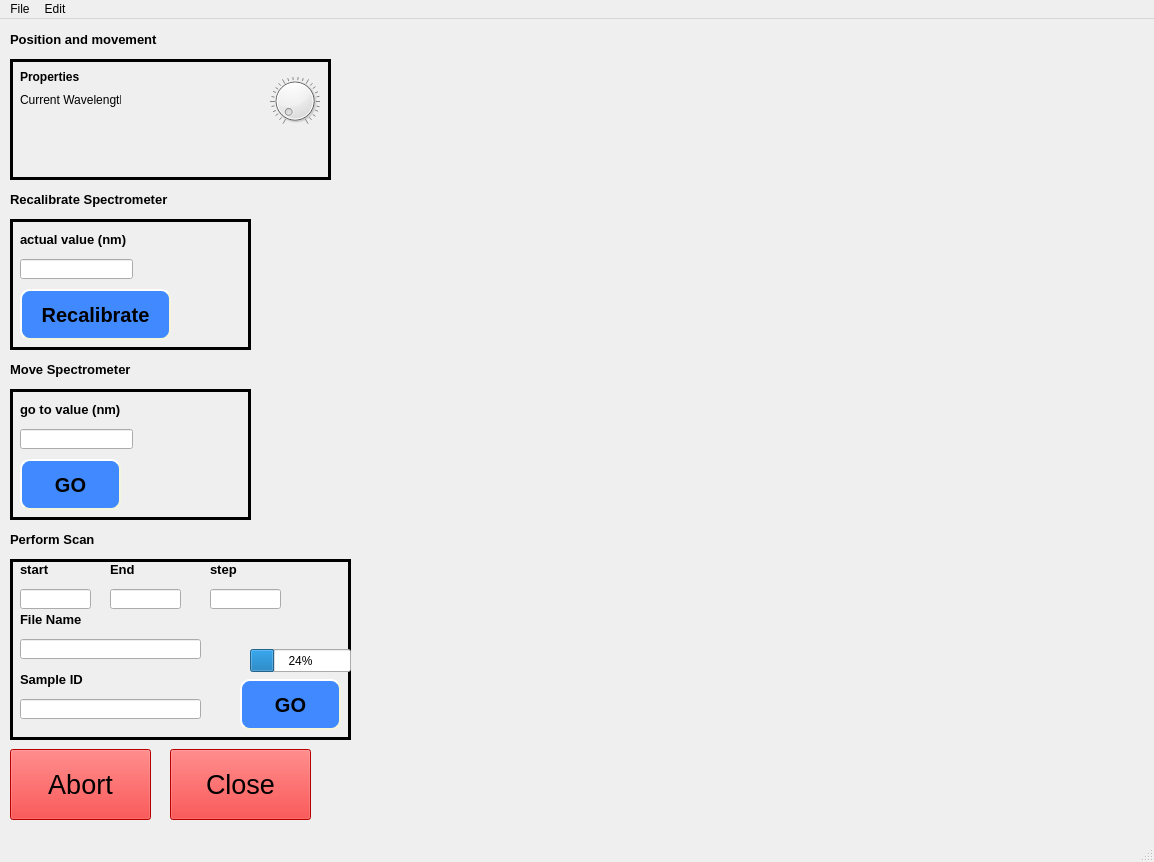
<?xml version="1.0" encoding="UTF-8"?>
<ui version="4.0">
 <class>MainWindow</class>
 <widget class="QMainWindow" name="MainWindow">
  <property name="geometry">
   <rect>
    <x>0</x>
    <y>0</y>
    <width>1154</width>
    <height>862</height>
   </rect>
  </property>
  <property name="windowTitle">
   <string>MainWindow</string>
  </property>
  <widget class="QWidget" name="centralwidget">
   <widget class="QPushButton" name="abort_button">
    <property name="geometry">
     <rect>
      <x>10</x>
      <y>730</y>
      <width>141</width>
      <height>71</height>
     </rect>
    </property>
    <property name="font">
     <font>
      <pointsize>20</pointsize>
     </font>
    </property>
    <property name="styleSheet">
     <string notr="true">QPushButton{
	background-color: rgb(255, 0, 0)
}</string>
    </property>
    <property name="text">
     <string>Abort</string>
    </property>
    <property name="autoDefault">
     <bool>false</bool>
    </property>
    <property name="default">
     <bool>false</bool>
    </property>
    <property name="flat">
     <bool>false</bool>
    </property>
   </widget>
   <widget class="QPushButton" name="close_button">
    <property name="geometry">
     <rect>
      <x>170</x>
      <y>730</y>
      <width>141</width>
      <height>71</height>
     </rect>
    </property>
    <property name="font">
     <font>
      <pointsize>20</pointsize>
     </font>
    </property>
    <property name="styleSheet">
     <string notr="true">QPushButton{
	background-color: rgb(255, 0, 0)
}</string>
    </property>
    <property name="text">
     <string>Close</string>
    </property>
    <property name="autoDefault">
     <bool>false</bool>
    </property>
    <property name="default">
     <bool>false</bool>
    </property>
    <property name="flat">
     <bool>false</bool>
    </property>
   </widget>
   <widget class="QLabel" name="property_label">
    <property name="geometry">
     <rect>
      <x>20</x>
      <y>50</y>
      <width>81</width>
      <height>16</height>
     </rect>
    </property>
    <property name="font">
     <font>
      <pointsize>9</pointsize>
      <weight>75</weight>
      <bold>true</bold>
     </font>
    </property>
    <property name="text">
     <string>Properties</string>
    </property>
   </widget>
   <widget class="QLabel" name="current_wavelength_lbl">
    <property name="geometry">
     <rect>
      <x>20</x>
      <y>70</y>
      <width>101</width>
      <height>21</height>
     </rect>
    </property>
    <property name="text">
     <string>Current Wavelength:</string>
    </property>
   </widget>
   <widget class="QFrame" name="frame1">
    <property name="geometry">
     <rect>
      <x>10</x>
      <y>40</y>
      <width>321</width>
      <height>121</height>
     </rect>
    </property>
    <property name="frameShape">
     <enum>QFrame::Box</enum>
    </property>
    <property name="frameShadow">
     <enum>QFrame::Plain</enum>
    </property>
    <property name="lineWidth">
     <number>3</number>
    </property>
    <widget class="QDial" name="dial">
     <property name="geometry">
      <rect>
       <x>260</x>
       <y>10</y>
       <width>50</width>
       <height>64</height>
      </rect>
     </property>
     <property name="singleStep">
      <number>1</number>
     </property>
     <property name="sliderPosition">
      <number>0</number>
     </property>
     <property name="orientation">
      <enum>Qt::Horizontal</enum>
     </property>
     <property name="invertedAppearance">
      <bool>false</bool>
     </property>
     <property name="wrapping">
      <bool>false</bool>
     </property>
     <property name="notchesVisible">
      <bool>true</bool>
     </property>
    </widget>
   </widget>
   <widget class="QFrame" name="frame2">
    <property name="geometry">
     <rect>
      <x>10</x>
      <y>200</y>
      <width>241</width>
      <height>131</height>
     </rect>
    </property>
    <property name="frameShape">
     <enum>QFrame::Box</enum>
    </property>
    <property name="frameShadow">
     <enum>QFrame::Plain</enum>
    </property>
    <property name="lineWidth">
     <number>3</number>
    </property>
    <widget class="QLabel" name="actual_value_lbl">
     <property name="geometry">
      <rect>
       <x>10</x>
       <y>10</y>
       <width>121</width>
       <height>21</height>
      </rect>
     </property>
     <property name="font">
      <font>
       <pointsize>10</pointsize>
       <weight>75</weight>
       <bold>true</bold>
      </font>
     </property>
     <property name="text">
      <string>actual value (nm)</string>
     </property>
    </widget>
    <widget class="QLineEdit" name="recalibrate_input">
     <property name="geometry">
      <rect>
       <x>10</x>
       <y>40</y>
       <width>113</width>
       <height>20</height>
      </rect>
     </property>
     <property name="inputMethodHints">
      <set>Qt::ImhDigitsOnly</set>
     </property>
    </widget>
    <widget class="QPushButton" name="recalibrate_button">
     <property name="geometry">
      <rect>
       <x>10</x>
       <y>70</y>
       <width>151</width>
       <height>51</height>
      </rect>
     </property>
     <property name="font">
      <font>
       <pointsize>-1</pointsize>
       <weight>75</weight>
       <italic>false</italic>
       <bold>true</bold>
      </font>
     </property>
     <property name="mouseTracking">
      <bool>false</bool>
     </property>
     <property name="styleSheet">
      <string notr="true">QPushButton{
	background-color: rgb(64, 137, 255);
    border-style: outset;
    border-width: 2px;
    border-radius: 10px;
    border-color: beige;
    font: bold 20px;
    min-width: 2em;
    padding: 6px;
	
}

QPushButton::pressed{
	background-color: rgb(11, 15, 255);
    border-style: outset;
    border-width: 2px;
    border-radius: 10px;
    border-color: beige;
    font: bold 18px;
    min-width: 5em;
    padding: 6px;
	
}</string>
     </property>
     <property name="text">
      <string>Recalibrate</string>
     </property>
     <property name="checkable">
      <bool>false</bool>
     </property>
     <property name="autoDefault">
      <bool>false</bool>
     </property>
     <property name="default">
      <bool>false</bool>
     </property>
     <property name="flat">
      <bool>false</bool>
     </property>
    </widget>
   </widget>
   <widget class="QFrame" name="frame3">
    <property name="geometry">
     <rect>
      <x>10</x>
      <y>370</y>
      <width>241</width>
      <height>131</height>
     </rect>
    </property>
    <property name="frameShape">
     <enum>QFrame::Box</enum>
    </property>
    <property name="frameShadow">
     <enum>QFrame::Plain</enum>
    </property>
    <property name="lineWidth">
     <number>3</number>
    </property>
    <widget class="QLineEdit" name="move_input">
     <property name="geometry">
      <rect>
       <x>10</x>
       <y>40</y>
       <width>113</width>
       <height>20</height>
      </rect>
     </property>
     <property name="inputMethodHints">
      <set>Qt::ImhDigitsOnly</set>
     </property>
    </widget>
    <widget class="QLabel" name="go_to_lbl">
     <property name="geometry">
      <rect>
       <x>10</x>
       <y>10</y>
       <width>111</width>
       <height>21</height>
      </rect>
     </property>
     <property name="font">
      <font>
       <pointsize>10</pointsize>
       <weight>75</weight>
       <bold>true</bold>
      </font>
     </property>
     <property name="text">
      <string>go to value (nm)</string>
     </property>
    </widget>
    <widget class="QPushButton" name="move_button">
     <property name="geometry">
      <rect>
       <x>10</x>
       <y>70</y>
       <width>101</width>
       <height>51</height>
      </rect>
     </property>
     <property name="font">
      <font>
       <pointsize>-1</pointsize>
       <weight>75</weight>
       <italic>false</italic>
       <bold>true</bold>
      </font>
     </property>
     <property name="mouseTracking">
      <bool>false</bool>
     </property>
     <property name="styleSheet">
      <string notr="true">QPushButton{
	background-color: rgb(64, 137, 255);
    border-style: outset;
    border-width: 2px;
    border-radius: 10px;
    border-color: beige;
    font: bold 20px;
    min-width: 2em;
    padding: 6px;
	
}

QPushButton::pressed{
	background-color: rgb(11, 15, 255);
    border-style: outset;
    border-width: 2px;
    border-radius: 10px;
    border-color: beige;
    font: bold 18px;
    min-width: 5em;
    padding: 6px;
	
}</string>
     </property>
     <property name="text">
      <string>GO</string>
     </property>
     <property name="checkable">
      <bool>false</bool>
     </property>
     <property name="autoDefault">
      <bool>false</bool>
     </property>
     <property name="default">
      <bool>false</bool>
     </property>
     <property name="flat">
      <bool>false</bool>
     </property>
    </widget>
   </widget>
   <widget class="QFrame" name="frame4">
    <property name="geometry">
     <rect>
      <x>10</x>
      <y>540</y>
      <width>341</width>
      <height>181</height>
     </rect>
    </property>
    <property name="frameShape">
     <enum>QFrame::Box</enum>
    </property>
    <property name="frameShadow">
     <enum>QFrame::Plain</enum>
    </property>
    <property name="lineWidth">
     <number>3</number>
    </property>
    <widget class="QLineEdit" name="scan_start_input">
     <property name="geometry">
      <rect>
       <x>10</x>
       <y>30</y>
       <width>71</width>
       <height>20</height>
      </rect>
     </property>
     <property name="inputMethodHints">
      <set>Qt::ImhDigitsOnly</set>
     </property>
    </widget>
    <widget class="QLabel" name="scan_start_lbl">
     <property name="geometry">
      <rect>
       <x>10</x>
       <y>0</y>
       <width>41</width>
       <height>21</height>
      </rect>
     </property>
     <property name="font">
      <font>
       <pointsize>10</pointsize>
       <weight>75</weight>
       <bold>true</bold>
      </font>
     </property>
     <property name="text">
      <string>start </string>
     </property>
    </widget>
    <widget class="QLabel" name="scan_end_lbl">
     <property name="geometry">
      <rect>
       <x>100</x>
       <y>0</y>
       <width>41</width>
       <height>21</height>
      </rect>
     </property>
     <property name="font">
      <font>
       <pointsize>10</pointsize>
       <weight>75</weight>
       <bold>true</bold>
      </font>
     </property>
     <property name="text">
      <string>End</string>
     </property>
    </widget>
    <widget class="QLineEdit" name="scan_end_input">
     <property name="geometry">
      <rect>
       <x>100</x>
       <y>30</y>
       <width>71</width>
       <height>20</height>
      </rect>
     </property>
     <property name="inputMethodHints">
      <set>Qt::ImhDigitsOnly</set>
     </property>
    </widget>
    <widget class="QPushButton" name="scan_button">
     <property name="geometry">
      <rect>
       <x>230</x>
       <y>120</y>
       <width>101</width>
       <height>51</height>
      </rect>
     </property>
     <property name="font">
      <font>
       <pointsize>-1</pointsize>
       <weight>75</weight>
       <italic>false</italic>
       <bold>true</bold>
      </font>
     </property>
     <property name="mouseTracking">
      <bool>false</bool>
     </property>
     <property name="styleSheet">
      <string notr="true">QPushButton{
	background-color: rgb(64, 137, 255);
    border-style: outset;
    border-width: 2px;
    border-radius: 10px;
    border-color: beige;
    font: bold 20px;
    min-width: 2em;
    padding: 6px;
	
}

QPushButton::pressed{
	background-color: rgb(11, 15, 255);
    border-style: outset;
    border-width: 2px;
    border-radius: 10px;
    border-color: beige;
    font: bold 18px;
    min-width: 5em;
    padding: 6px;
	
}</string>
     </property>
     <property name="text">
      <string>GO</string>
     </property>
     <property name="checkable">
      <bool>false</bool>
     </property>
     <property name="autoDefault">
      <bool>false</bool>
     </property>
     <property name="default">
      <bool>false</bool>
     </property>
     <property name="flat">
      <bool>false</bool>
     </property>
    </widget>
    <widget class="QProgressBar" name="progressBar_scan">
     <property name="geometry">
      <rect>
       <x>240</x>
       <y>90</y>
       <width>101</width>
       <height>23</height>
      </rect>
     </property>
     <property name="value">
      <number>24</number>
     </property>
    </widget>
    <widget class="QLabel" name="scan_step_lbl">
     <property name="geometry">
      <rect>
       <x>200</x>
       <y>0</y>
       <width>51</width>
       <height>21</height>
      </rect>
     </property>
     <property name="font">
      <font>
       <pointsize>10</pointsize>
       <weight>75</weight>
       <bold>true</bold>
      </font>
     </property>
     <property name="text">
      <string>step</string>
     </property>
    </widget>
    <widget class="QLineEdit" name="scan_step_input">
     <property name="geometry">
      <rect>
       <x>200</x>
       <y>30</y>
       <width>71</width>
       <height>20</height>
      </rect>
     </property>
     <property name="inputMethodHints">
      <set>Qt::ImhDigitsOnly</set>
     </property>
    </widget>
    <widget class="QLabel" name="file_name_lbl">
     <property name="geometry">
      <rect>
       <x>10</x>
       <y>50</y>
       <width>101</width>
       <height>21</height>
      </rect>
     </property>
     <property name="font">
      <font>
       <pointsize>10</pointsize>
       <weight>75</weight>
       <bold>true</bold>
      </font>
     </property>
     <property name="text">
      <string>File Name</string>
     </property>
    </widget>
    <widget class="QLineEdit" name="file_name_input">
     <property name="geometry">
      <rect>
       <x>10</x>
       <y>80</y>
       <width>181</width>
       <height>20</height>
      </rect>
     </property>
    </widget>
    <widget class="QLabel" name="sample_id_lbl">
     <property name="geometry">
      <rect>
       <x>10</x>
       <y>110</y>
       <width>101</width>
       <height>21</height>
      </rect>
     </property>
     <property name="font">
      <font>
       <pointsize>10</pointsize>
       <weight>75</weight>
       <bold>true</bold>
      </font>
     </property>
     <property name="text">
      <string>Sample ID</string>
     </property>
    </widget>
    <widget class="QLineEdit" name="sample_ID_input">
     <property name="geometry">
      <rect>
       <x>10</x>
       <y>140</y>
       <width>181</width>
       <height>20</height>
      </rect>
     </property>
    </widget>
   </widget>
   <widget class="QLabel" name="perform_scan_lbl">
    <property name="geometry">
     <rect>
      <x>10</x>
      <y>510</y>
      <width>91</width>
      <height>21</height>
     </rect>
    </property>
    <property name="font">
     <font>
      <pointsize>10</pointsize>
      <weight>75</weight>
      <bold>true</bold>
     </font>
    </property>
    <property name="text">
     <string>Perform Scan</string>
    </property>
   </widget>
   <widget class="QLabel" name="move_spectrometer_lbl">
    <property name="geometry">
     <rect>
      <x>10</x>
      <y>340</y>
      <width>131</width>
      <height>21</height>
     </rect>
    </property>
    <property name="font">
     <font>
      <pointsize>10</pointsize>
      <weight>75</weight>
      <bold>true</bold>
     </font>
    </property>
    <property name="text">
     <string>Move Spectrometer</string>
    </property>
   </widget>
   <widget class="QLabel" name="recalibrate_lbl">
    <property name="geometry">
     <rect>
      <x>10</x>
      <y>170</y>
      <width>171</width>
      <height>21</height>
     </rect>
    </property>
    <property name="font">
     <font>
      <pointsize>10</pointsize>
      <weight>75</weight>
      <bold>true</bold>
     </font>
    </property>
    <property name="text">
     <string>Recalibrate Spectrometer</string>
    </property>
   </widget>
   <widget class="QLabel" name="position_lbl">
    <property name="geometry">
     <rect>
      <x>10</x>
      <y>10</y>
      <width>171</width>
      <height>21</height>
     </rect>
    </property>
    <property name="font">
     <font>
      <pointsize>10</pointsize>
      <weight>75</weight>
      <bold>true</bold>
     </font>
    </property>
    <property name="text">
     <string>Position and movement</string>
    </property>
   </widget>
  </widget>
  <widget class="QMenuBar" name="menubar">
   <property name="geometry">
    <rect>
     <x>0</x>
     <y>0</y>
     <width>1154</width>
     <height>21</height>
    </rect>
   </property>
   <widget class="QMenu" name="menuFile">
    <property name="title">
     <string>File</string>
    </property>
    <addaction name="actionnew"/>
    <addaction name="actionsave"/>
    <addaction name="actionsave_as"/>
    <addaction name="actioncopy"/>
   </widget>
   <widget class="QMenu" name="menuEdit">
    <property name="title">
     <string>Edit</string>
    </property>
   </widget>
   <addaction name="menuFile"/>
   <addaction name="menuEdit"/>
  </widget>
  <widget class="QStatusBar" name="statusbar"/>
  <action name="actionnew">
   <property name="text">
    <string>new</string>
   </property>
  </action>
  <action name="actionsave">
   <property name="text">
    <string>save</string>
   </property>
  </action>
  <action name="actionsave_as">
   <property name="text">
    <string>save as</string>
   </property>
  </action>
  <action name="actioncopy">
   <property name="text">
    <string>copy</string>
   </property>
  </action>
 </widget>
 <resources/>
 <connections/>
</ui>
